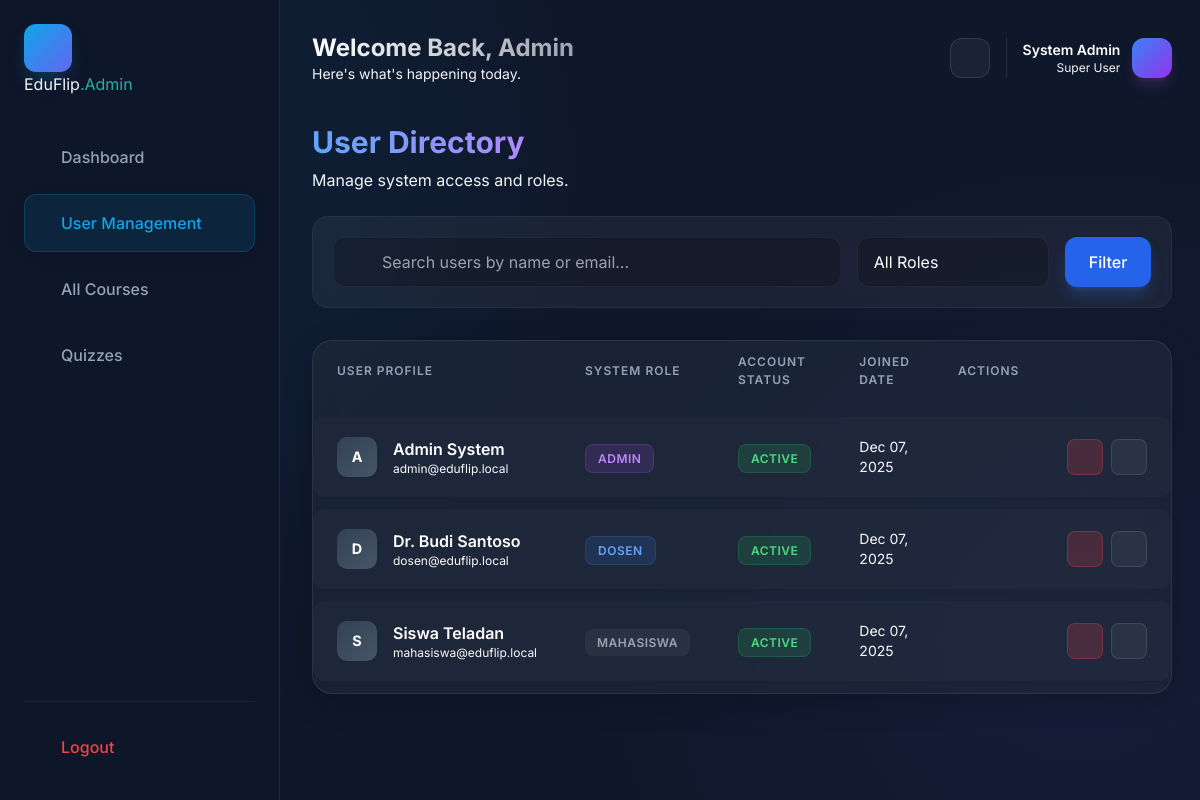
The app's page /web/public/admin/users.php with its own data.
### tables this page shows
CREATE TABLE IF NOT EXISTS users (
    id INT AUTO_INCREMENT PRIMARY KEY,
    full_name VARCHAR(255) NOT NULL,
    email VARCHAR(255) NOT NULL UNIQUE,
    password_hash VARCHAR(255) NOT NULL,
    role ENUM('mahasiswa', 'dosen', 'admin') DEFAULT 'mahasiswa',
    status ENUM('active', 'pending', 'suspended') DEFAULT 'active',
    gemini_api_key VARCHAR(255) DEFAULT NULL,
    last_login DATETIME NULL,
    created_at TIMESTAMP DEFAULT CURRENT_TIMESTAMP
);

### web/includes/admin.php (called while the page is built, shortened)
<?php
require_once 'config.php';
function getAllUsers($search = '', $role_filter = '') {
    global $pdo;
    $sql = "SELECT * FROM users WHERE 1=1";
    $params = [];
    $sql .= " ORDER BY created_at DESC";
    $stmt = $pdo->prepare($sql);
    $stmt->execute($params);
    return $stmt->fetchAll(PDO::FETCH_ASSOC);
}
?>

### web/public/admin/users.php (the view, shortened to what this page needs)
<?php
require_once '../../includes/config.php';
require_once '../../includes/admin.php';
include 'includes/header.php';
$search = $_GET['search'] ?? '';
$role = $_GET['role'] ?? '';
$users = getAllUsers($search, $role);
?>
<div class="reveal-element">
    <div class="flex justify-between items-end mb-6">
        <div>
            <h1 class="text-3xl font-bold bg-clip-text text-transparent bg-gradient-to-r from-blue-400 to-purple-400 mb-2">User Directory</h1>
            <p class="text-muted">Manage system access and roles.</p>
        </div>
    </div>
    <div class="p-1 mb-8 bg-white/5 rounded-2xl border border-white/5 backdrop-blur-md">
        <form method="GET" class="flex gap-4 p-4">
            <div class="flex-1">
                <div class="relative group">
                    <input type="text" name="search" class="w-full bg-black/20 border border-white/5 rounded-xl py-3 pl-12 pr-4 text-white focus:outline-none focus:border-blue-500/50 transition" placeholder="Search users by name or email..." value="<?php echo htmlspecialchars($search); ?>">
                </div>
            </div>
            <div class="w-48 relative">
                 <select name="role" class="w-full bg-black/20 border border-white/5 rounded-xl py-3 px-4 text-white appearance-none focus:outline-none focus:border-blue-500/50 cursor-pointer">
                     <option value="">All Roles</option>
                 </select>
            </div>
            <button type="submit" class="bg-blue-600 hover:bg-blue-500 text-white px-6 rounded-xl font-medium transition shadow-lg shadow-blue-500/25">Filter</button>
        </form>
    </div>
    <div class="card-premium overflow-hidden !p-0">
        <div class="overflow-x-auto">
            <table class="premium-table">
                <thead>
                    <tr>
                        <th>User Profile</th>
                        <th>System Role</th>
                        <th>Account Status</th>
                        <th>Joined Date</th>
                        <th class="text-right">Actions</th>
                    </tr>
                </thead>
                <tbody>
                    <?php if (empty($users)): ?>
                        <tr><td colspan="5" class="text-center py-12 text-muted">
                            <i class="ri-user-unfollow-line text-4xl mb-4 block opacity-50"></i>
                            No users found matching your criteria.
                        </td></tr>
                    <?php else: ?>
                        <?php foreach ($users as $user): ?>
                            <tr>
                                <td>
                                    <div class="user-cell">
                                        <div class="user-avatar-small">
                                            <?php echo strtoupper(substr($user['full_name'], 0, 1)); ?>
                                        </div>
                                        <div>
                                            <div class="font-semibold text-white"><?php echo htmlspecialchars($user['full_name']); ?></div>
                                            <div class="text-xs text-muted"><?php echo htmlspecialchars($user['email']); ?></div>
                                        </div>
                                    </div>
                                </td>
                                <td>
                                    <?php
                                    $roleBadge = match($user['role']) {
                                        'admin' => 'badge-purple',
                                        'dosen' => 'badge-blue',
                                        default => 'badge-admin bg-white/5 border-white/10 text-gray-400'
                                    };
                                    ?>
                                    <span class="badge-admin <?php echo $roleBadge; ?>"><?php echo ucfirst($user['role']); ?></span>
                                </td>
                                <td>
                                    <?php
                                    $statusBadge = match($user['status']) {
                                        'active' => 'badge-green',
                                        'suspended' => 'badge-red',
                                        'pending' => 'badge-blue',
                                        default => 'badge-admin'
                                    };
                                    ?>
                                    <span class="badge-admin <?php echo $statusBadge; ?>">
                                        <?php echo ucfirst($user['status']); ?>
                                    </span>
                                </td>
                                <td class="text-sm text-muted">
                                    <?php echo date('M d, Y', strtotime($user['created_at'])); ?>
                                </td>
                                <td class="text-right">
                                <td class="text-right">
                                    <div style="display: flex; align-items: center; justify-content: flex-end; gap: 0.5rem;">
                                        <form method="POST" style="display:inline; margin: 0;">
                                            <?php if ($user['status'] === 'suspended' || $user['status'] === 'pending'): ?>
                                                <button type="submit" name="action" value="activate"
                                                    style="width: 36px; height: 36px; border-radius: 8px; background: rgba(34, 197, 94, 0.2); color: #16a34a; border: 1px solid rgba(34, 197, 94, 0.3); cursor: pointer; display: flex; align-items: center; justify-content: center; transition: all 0.2s; padding: 0;"
                                                    onmouseover="this.style.background='#16a34a'; this.style.color='white';"
                                                    onmouseout="this.style.background='rgba(34, 197, 94, 0.2)'; this.style.color='#16a34a';"
                                                    title="Activate User"
                                                    onclick="return confirm('Activate this user?')">
                                                    <i class="ri-check-line" style="font-size: 1.25rem; line-height: 1;"></i>
                                                </button>
                                            <?php else: ?>
                                                <button type="submit" name="action" value="suspend"
                                                    style="width: 36px; height: 36px; border-radius: 8px; background: rgba(239, 68, 68, 0.2); color: #dc2626; border: 1px solid rgba(239, 68, 68, 0.3); cursor: pointer; display: flex; align-items: center; justify-content: center; transition: all 0.2s; padding: 0;"
                                                    onmouseover="this.style.background='#dc2626'; this.style.color='white';"
                                                    onmouseout="this.style.background='rgba(239, 68, 68, 0.2)'; this.style.color='#dc2626';"
                                                    title="Suspend User"
                                                    onclick="return confirm('Suspend this user?')">
                                                </button>
                                            <?php endif; ?>
                                        </form>
                                        <a href="#"
                                           style="width: 36px; height: 36px; border-radius: 8px; background: rgba(255, 255, 255, 0.05); color: #9ca3af; border: 1px solid rgba(255, 255, 255, 0.1); display: flex; align-items: center; justify-content: center; text-decoration: none; transition: all 0.2s;"
                                           onmouseover="this.style.background='rgba(255, 255, 255, 0.1)'; this.style.color='white';"
                                           onmouseout="this.style.background='rgba(255, 255, 255, 0.05)'; this.style.color='#9ca3af';"
                                           title="Edit">
                                        </a>
                                    </div>
                                </td>
                                </td>
                            </tr>
                        <?php endforeach; ?>
                    <?php endif; ?>
                </tbody>
            </table>
        </div>
    </div>
</div>
<?php include 'includes/footer.php'; ?>

### web/public/assets/css/main.css (style rules this page uses)
:root { --primary: #0f52ba; --secondary: #20b2aa; --accent: #ffd700; --bg-dark: #0f172a; --bg-darker: #020617; --bg-card: #1e293b; --bg-light: #f8fafc; --bg-white: #ffffff; --text-main: #f1f5f9; --text-muted: #94a3b8; --text-dark: #0f172a; --success: #10b981; --warning: #f59e0b; --danger: #ef4444; --font-main: "Inter", system-ui, -apple-system, sans-serif; --container-width: 1200px; --header-height: 80px; --radius-sm: 0.375rem; --radius-md: 0.5rem; --radius-lg: 1rem; --transition: all 0.3s ease; }
*, *::before, *::after { margin: 0; padding: 0; box-sizing: border-box; }
body { font-family: var(--font-main); background-color: var(--bg-dark); color: var(--text-main); line-height: 1.6; line-height: 1.6; overflow-x: hidden; width: 100%; }
a { text-decoration: none; color: inherit; transition: var(--transition); }
.flex { display: flex; }
.justify-between { justify-content: space-between; }
.gap-4 { gap: 2rem; }
.reveal-element { opacity: 0; transform: translateY(30px); transition: opacity 0.8s ease-out, transform 0.8s ease-out; }
.reveal-element.animate-in { opacity: 1; transform: translateY(0); }

### web/public/assets/css/admin.css (style rules this page uses)
:root { --admin-bg: #0f172a; --admin-card-bg: rgba(30, 41, 59, 0.7); --admin-card-border: rgba(255, 255, 255, 0.08); --admin-sidebar-bg: rgba(15, 23, 42, 0.95); --admin-accent: #0ea5e9; --admin-accent-glow: rgba(14, 165, 233, 0.3); --admin-text-main: #f8fafc; --admin-text-muted: #94a3b8; }
body { background-color: var(--admin-bg); background-image: radial-gradient(circle at 10% 20%, rgba(14, 165, 233, 0.08) 0%, transparent 40%), radial-gradient(circle at 90% 80%, rgba(99, 102, 241, 0.08) 0%, transparent 40%); background-attachment: fixed; }
.card-premium { background: var(--admin-card-bg); border: 1px solid var(--admin-card-border); border-radius: 20px; padding: 2rem; backdrop-filter: blur(12px); box-shadow: 0 8px 30px rgba(0,0,0,0.2); }
.premium-table { width: 100%; border-collapse: separate; border-spacing: 0 0.75rem; }
.premium-table th { color: var(--admin-text-muted); font-weight: 600; text-transform: uppercase; font-size: 0.75rem; letter-spacing: 1px; padding: 0 1.5rem 1rem 1.5rem; text-align: left; }
.premium-table tr { transition: transform 0.2s ease; }
.premium-table tbody tr { background: rgba(255, 255, 255, 0.02); box-shadow: 0 2px 5px rgba(0,0,0,0.05); }
.premium-table td { padding: 1.25rem 1.5rem; color: var(--admin-text-main); border: none; }
.premium-table td:first-child { border-top-left-radius: 12px; border-bottom-left-radius: 12px; }
.premium-table td:last-child { border-top-right-radius: 12px; border-bottom-right-radius: 12px; }
.user-cell { display: flex; align-items: center; gap: 1rem; }
.user-avatar-small { width: 40px; height: 40px; border-radius: 10px; background: linear-gradient(135deg, #334155, #475569); display: flex; align-items: center; justify-content: center; font-weight: 700; font-size: 0.9rem; color: white; }
.badge-admin { padding: 0.35rem 0.75rem; border-radius: 8px; font-size: 0.75rem; font-weight: 600; text-transform: uppercase; letter-spacing: 0.5px; }
.badge-blue { background: rgba(59, 130, 246, 0.15); color: #60a5fa; border: 1px solid rgba(59, 130, 246, 0.2); }
.badge-purple { background: rgba(168, 85, 247, 0.15); color: #c084fc; border: 1px solid rgba(168, 85, 247, 0.2); }
.badge-green { background: rgba(34, 197, 94, 0.15); color: #4ade80; border: 1px solid rgba(34, 197, 94, 0.2); }

### records on screen
users: full_name "A", full_name "Admin System", email "admin@eduflip.local", role "ADMIN", status "ACTIVE", created_at "Dec 07, 2025"
users: full_name "D", full_name "Dr. Budi Santoso", email "dosen@eduflip.local", role "DOSEN", status "ACTIVE", created_at "Dec 07, 2025"
users: full_name "S", full_name "Siswa Teladan", email "mahasiswa@eduflip.local", role "MAHASISWA", status "ACTIVE", created_at "Dec 07, 2025"
